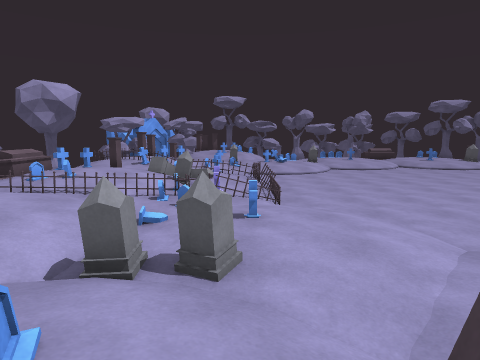
[1] (above)

19 first-person views from a walk through a scene from a Unity 3-D project. The camera is 1.3 m above the floor, tilts 8° down and sees 75° across. The floor is counted in squares, 1 m on a side. Each view is taken from the middle of a square. On the plan, view 1 faces up. The plan holds only what a view shows up to about 14 squares ahead; the rest is blank. The place goes on beyond the plan. Some animated figures are not drawn.

[2]
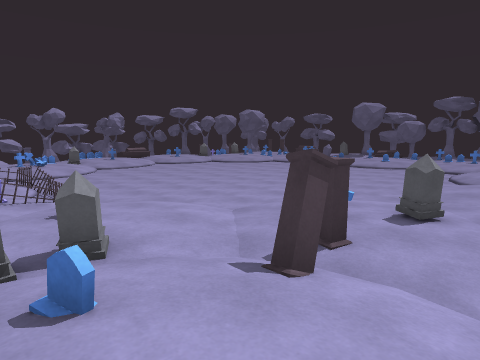

[3]
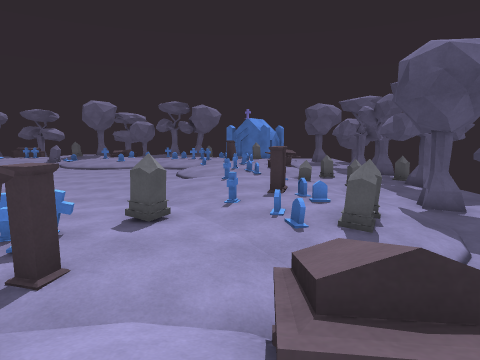

[4]
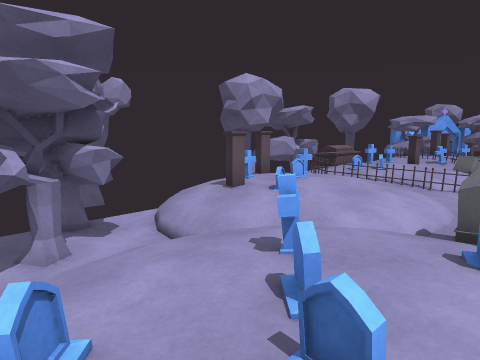

[5]
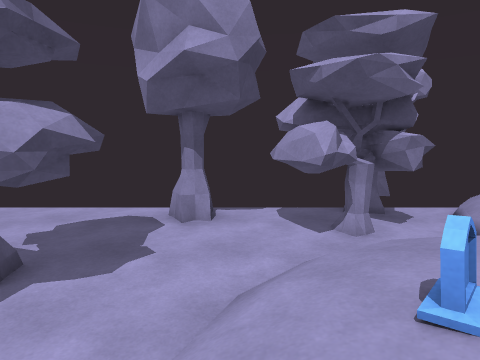

[6]
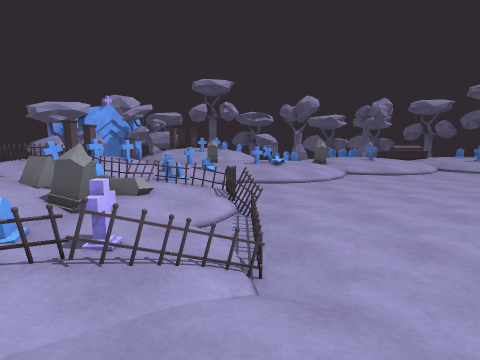

[7]
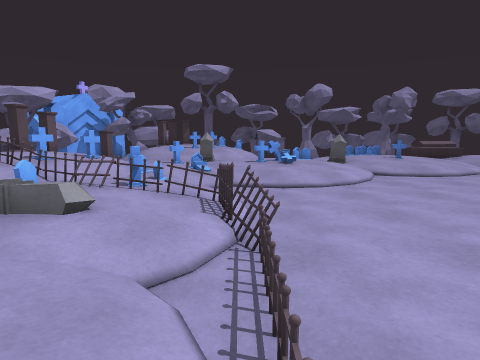

[8]
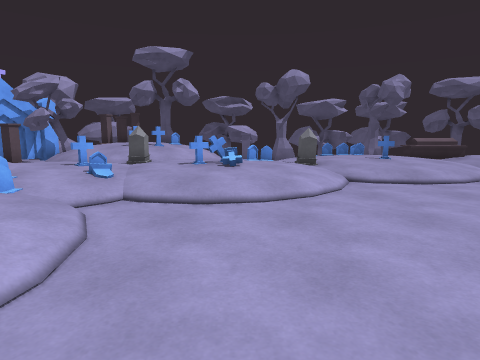

[9]
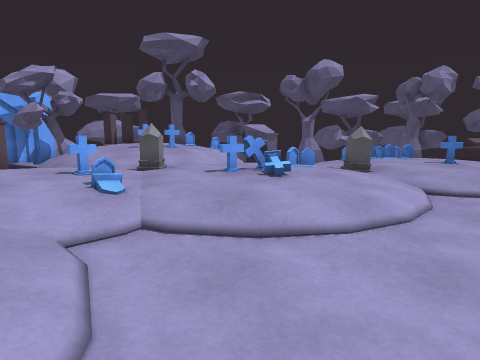

[10]
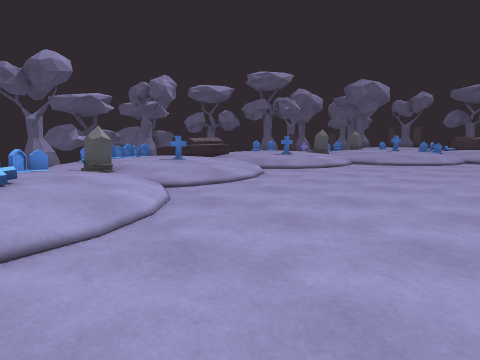

[11]
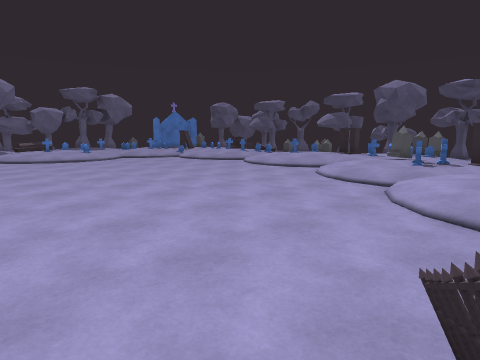

[12]
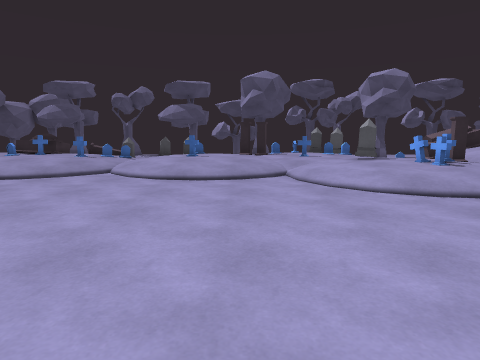

[13]
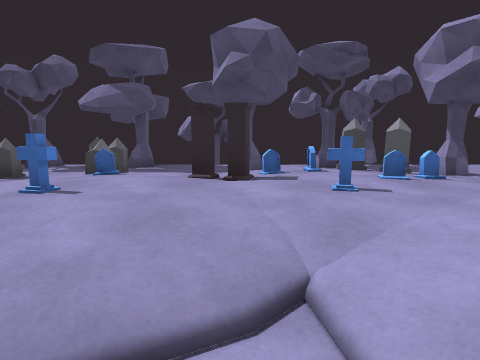

[14]
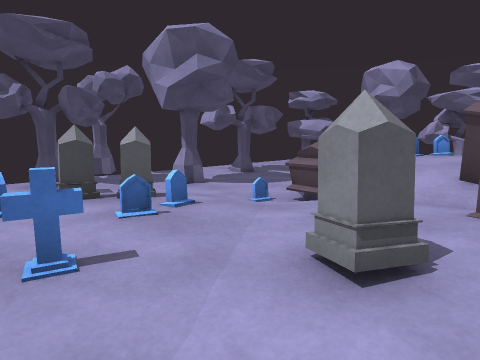

[15]
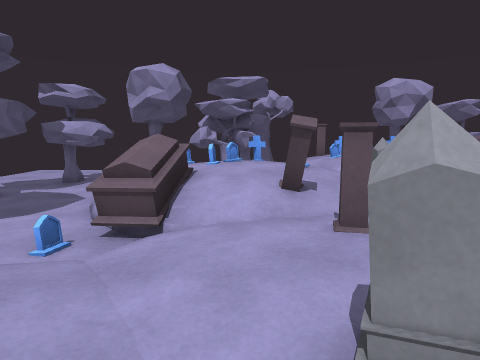

[16]
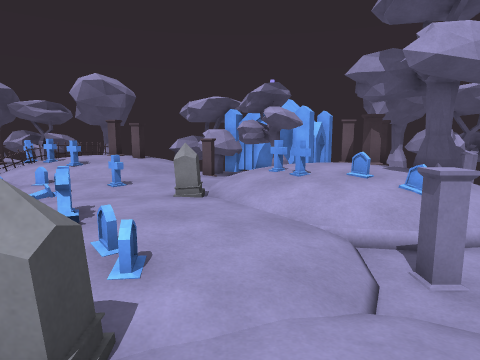

[17]
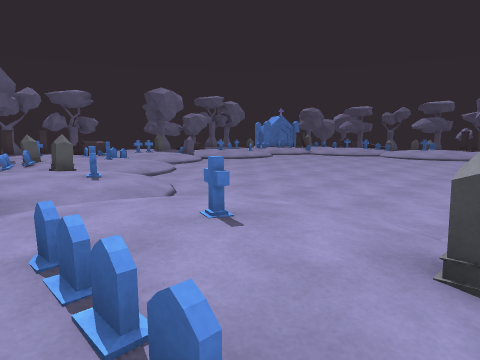

[18]
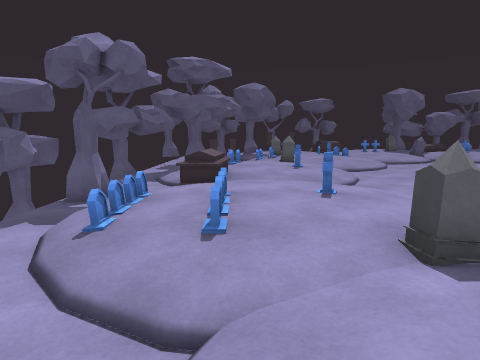

[19]
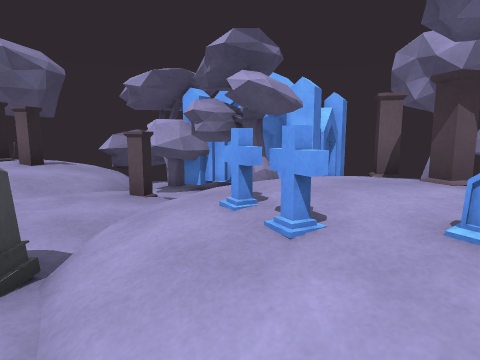

### Floor plan
Key: @ floor where view 1 was taken; # wall or solid block; x gap in a wall; . main floor; : floor 0.5 m higher than the main floor; + floor 0.75 m higher than the main floor; * floor 1 m higher than the main floor; % floor 1.75 m higher than the main floor; / step, stairs or slope; = window, fence, low wall or low ledge; T tree; O other object.
Columns run from 11 left of view 1 to 16 right of it. Each row starts with its distance up from view 1.
 29         x T//   TT...T  .T.
 28   OO.   ##**//. .///   .///
 27   OOOO ****////.//=///=//:
 26   OOOOTT***///../:::::OO
 25     OTTT/*==/::/::::::::::::
 24    TT.TT////:::/::::::::::::
 23   TTTT#::://:::/#::=::/::=::
 22   TTT//::::::::::/:::///::::
 21   TTT///::=::=::://///..////
 20     *#///::::::://........./
 19      #**=:://:://...........
 18    ==**==//////.............
 17     *===/::/................
 16     /*==//=:/...............
 15      // //==/............
 14      #/  :::=...........
 13      x*/=////...............
 12      =**/=:/=...............
 11    %=***/:://...............
 10    =*/=///=:=...............
  9    ==##///==//.............
  8    #==//://:://...........
  7      **//::=:://..........
  6    #=***//:=:::/...........
  5    #=/**/::::::////.........
  4     #/*///x=:::::://........
  3    +////////:::=:::/../.....
  2 T  //////////:#=:::///:///./
  1 T   T.//=***#/::=:://:::://:
  0 TTTTT./*=/*@//:::::::::=::/:
 -1    TTT////*===::::==::::::/=
 -2    TTT/////=#=////::##::::/:
 -3    ....////////:/::#::://
 -4   TT.....//..../##:::::==
 -5    ..TTT.......//::: ///
 -6    ..TTT.....T...///..  = ..
 -7    ..TTT.T..TT.....TT.... ..

Positions as (right, up) in squares from view 1, and headings:
1: (0, 0), facing up
2: (-2, -1), facing up-right
3: (-1, -1), facing right
4: (-1, -2), facing up-left
5: (-1, -3), facing left
6: (1, 6), facing up
7: (1, 9), facing up
8: (3, 12), facing up
9: (2, 14), facing up
10: (2, 14), facing up-right
11: (1, 15), facing down-right
12: (10, 12), facing down
13: (9, 4), facing down
14: (8, 2), facing down-left
15: (7, 0), facing left
16: (7, 24), facing left
17: (5, 26), facing down-right
18: (2, 25), facing right
19: (2, 25), facing left
